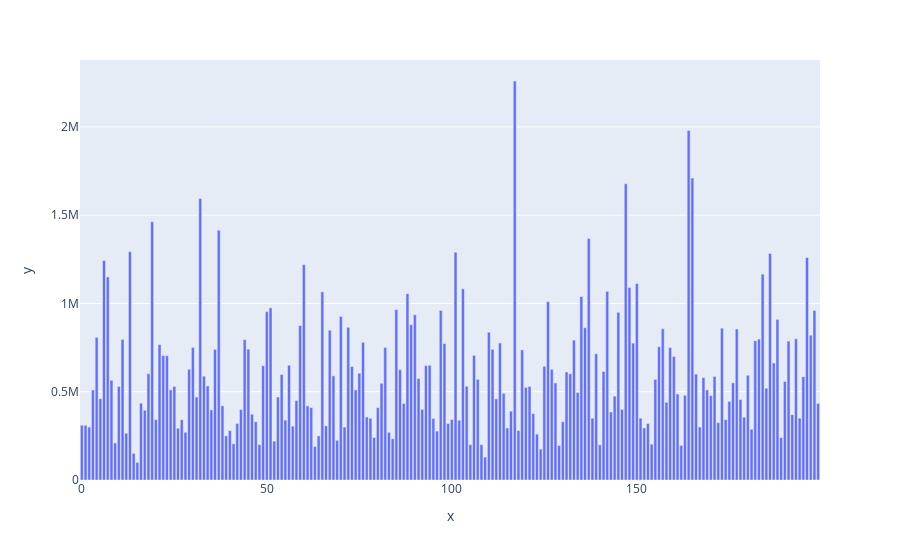

Notebook source saved alongside this figure:
### Code cell
#Checking the house prices distribution
y = list(data['price'])
y_axis = random.sample(y,200)
fig = px.bar(x=[i for i in range(len(y_axis))],y=y_axis)
fig.show()

### Figure 1 — Plotly figure (JSON) as saved in the notebook; plotly's stock layout.template omitted (floating-point values rounded to 4 significant figures; data arrays with more than 128 entries replaced by an {"elided": "..."} marker saying what was removed)
{"data": [{"alignmentgroup": "True", "hovertemplate": "x=%{x}<br>y=%{y}<extra></extra>", "legendgroup": "", "marker": {"color": "#636efa", "pattern": {"shape": ""}}, "name": "", "offsetgroup": "", "orientation": "v", "showlegend": false, "textposition": "auto", "type": "bar", "x": {"elided": "200 int values"}, "xaxis": "x", "y": {"elided": "200 int values"}, "yaxis": "y"}], "layout": {"barmode": "relative", "legend": {"tracegroupgap": 0}, "margin": {"t": 60}, "xaxis": {"anchor": "y", "domain": [0, 1], "title": {"text": "x"}}, "yaxis": {"anchor": "x", "domain": [0, 1], "title": {"text": "y"}}}}
